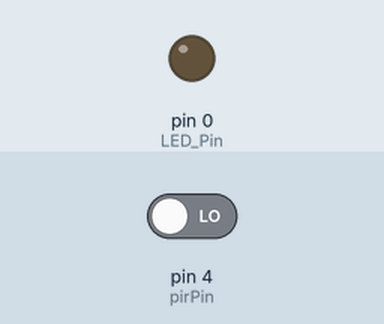
Simulated run of this sketch. Board: Arduino Uno, built with avr-gcc and run on an emulated ATmega328P. On the bench: output pins drawn as LEDs (lit = HIGH). Dashed ring = blinking. The inputs (shaded band) are chosen by the test bench; at power-on: pin 4 (pirPin) LOW.

Above: at 1.2 s.
1.3 s: pin 4 (pirPin) driven HIGH
At 4.2 s:
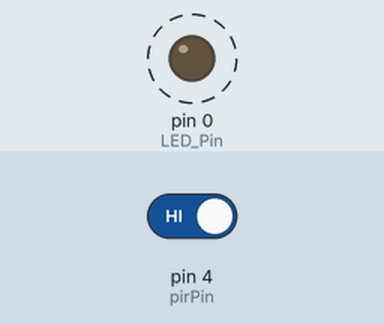
4.3 s: pin 4 (pirPin) driven LOW
At 5.0 s:
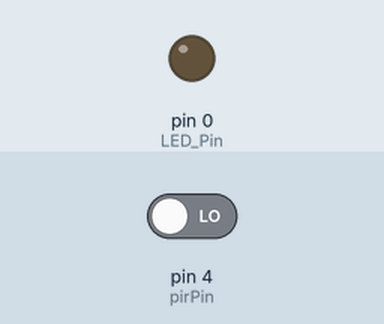
Timing chart, 0 to 7.3 s (numbered marks = the images above; inputs shaded):
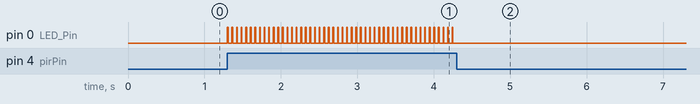

The sketch:

Human_Proximity_Sensor.ino
```cpp
//All code produced by Daniel Ramsgard - https://danielramsgard.github.io/my_web.html
const int pirPin = 4;
const int LED_Pin = 0;

void setup() {
  pinMode(pirPin, INPUT);
  pinMode(LED_Pin, OUTPUT);
}

void loop() {
  int motionDetected = digitalRead(pirPin);

  if (motionDetected == HIGH) {
    digitalWrite(LED_Pin, HIGH);
    delay(10);
    digitalWrite(LED_Pin, LOW);
  } else {
    digitalWrite(LED_Pin, LOW);
  }
  delay(50);
}
```

Measured:
- after the input at 1.3 s, pin 0 (LED_Pin): alternates HIGH for 0.01 s and LOW for 0.05 s, starting at once
- after the input at 4.3 s, pin 0 (LED_Pin): stops changing and stays LOW
